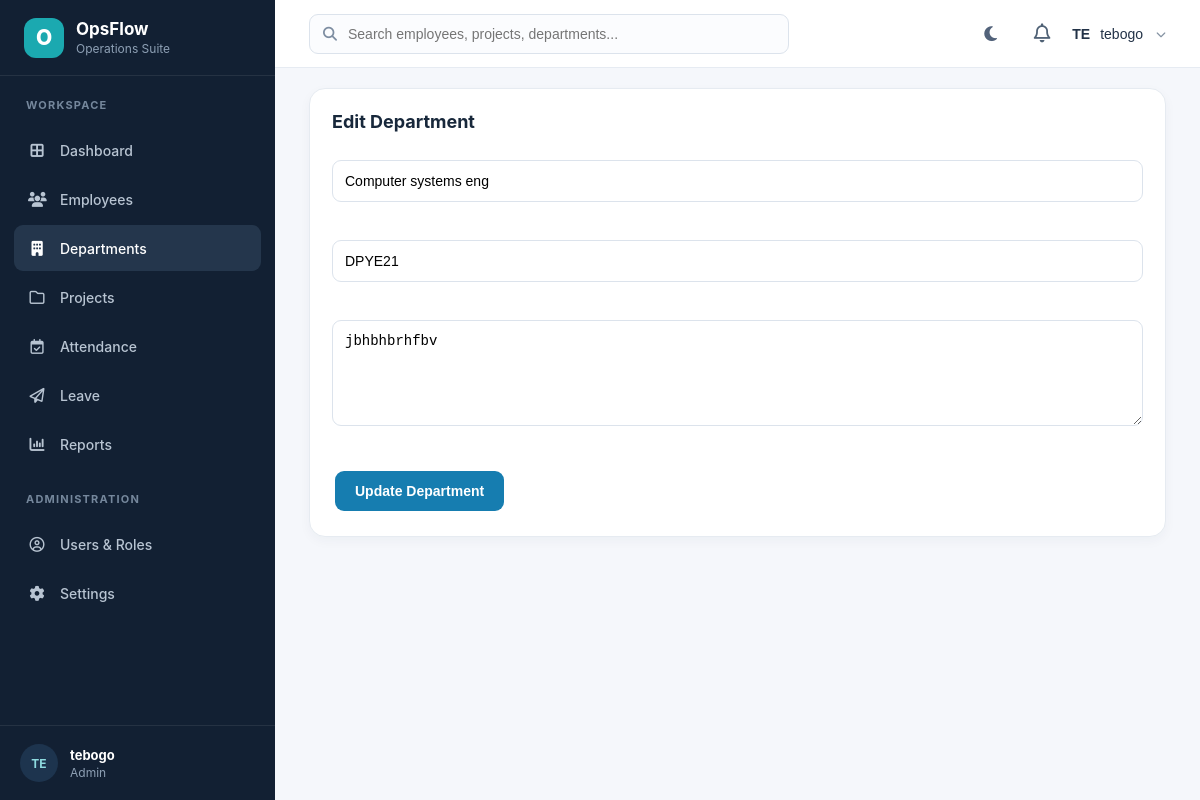
The page /Departments/edit.php?id=2 (signed in) on the database its author committed.
### tables this page shows
CREATE TABLE `departments` (
  `id` int(11) NOT NULL,
  `department_name` varchar(100) NOT NULL,
  `department_code` varchar(20) NOT NULL,
  `description` text DEFAULT NULL,
  `created_at` timestamp NOT NULL DEFAULT current_timestamp()
);

### Departments/edit.php (the view, shortened to what this page needs)
<?php
require_once("../config/DataBase.php");
$id = intval($_GET["id"]);
$stmt = $conn->prepare("SELECT * FROM departments WHERE id=?");
$stmt->bind_param("i",$id);
$stmt->execute();
$result = $stmt->get_result();
$department = $result->fetch_assoc();
?>
<!DOCTYPE html>
<html>
<head>
<link rel="stylesheet" href="../Assets/CSS/style.css">
<link rel="stylesheet" href="../Assets/CSS/dashboard.css">
</head>
<body>
<div class="dashboard">
<?php include("../Includes/sidebar.php"); ?>
<div class="main-content">
<?php include("../Includes/header.php"); ?>
<div class="recent">
<h2>Edit Department</h2>
<br>
<form action="update.php" method="POST">
<input
type="text"
name="department_name"
value="<?php echo htmlspecialchars($department["department_name"]); ?>"
required>
<br><br>
<input
type="text"
name="department_code"
value="<?php echo htmlspecialchars($department["department_code"]); ?>"
required>
<br><br>
<textarea
name="description"
rows="5"><?php echo htmlspecialchars($department["description"]); ?></textarea>
<br><br>
<button class="btn btn-primary">
Update Department
</button>
</form>
</div>
</div>
</div>
</body>
</html>

### Assets/CSS/style.css (style rules this page uses)
* { box-sizing:border-box }
html,body { margin:0;padding:0 }
body { font-family:Inter,ui-sans-serif,system-ui,-apple-system,BlinkMacSystemFont,"Segoe UI",sans-serif;color:#17263a;background:#f5f7fb }

### Assets/CSS/dashboard.css (style rules this page uses)
.dashboard { min-height:100vh;background:#f5f7fb }
.main-content { margin-left:275px;min-height:100vh;padding:0 34px 50px }
.recent { margin-top:20px;background:#fff;border:1px solid #e6ebf1;border-radius:16px;padding:22px;box-shadow:0 4px 12px rgba(21,42,64,.04) }
.recent h2 { color:#18283b;font-size:18px;margin:0 0 8px }
.btn { display:inline-flex;align-items:center;justify-content:center;gap:7px;padding:10px 15px;border-radius:9px;text-decoration:none;font-weight:600;font-size:13px;margin:3px;border:0;cursor:pointer }
.btn-primary { background:#167db0;color:#fff }
.recent form { max-width:820px }
.recent input,.recent textarea,.recent select { width:100%;padding:12px;border:1px solid #dce3ec;border-radius:9px;font-size:14px;margin-bottom:18px;box-sizing:border-box;outline:none;background:#fff }
.recent button { background:#167db0;color:#fff;border:0;padding:12px 20px;border-radius:9px;cursor:pointer;font-size:14px;font-weight:600 }

### rows shown on the page
departments: department_name "Computer systems eng", department_code "DPYE21", description "jbhbhbrhfbv"

### other values the page prints
substr($_SESSION["fullname"] ?? "U", 0, 2) "TE"
$_SESSION["fullname"] "tebogo"
$role "Admin"
